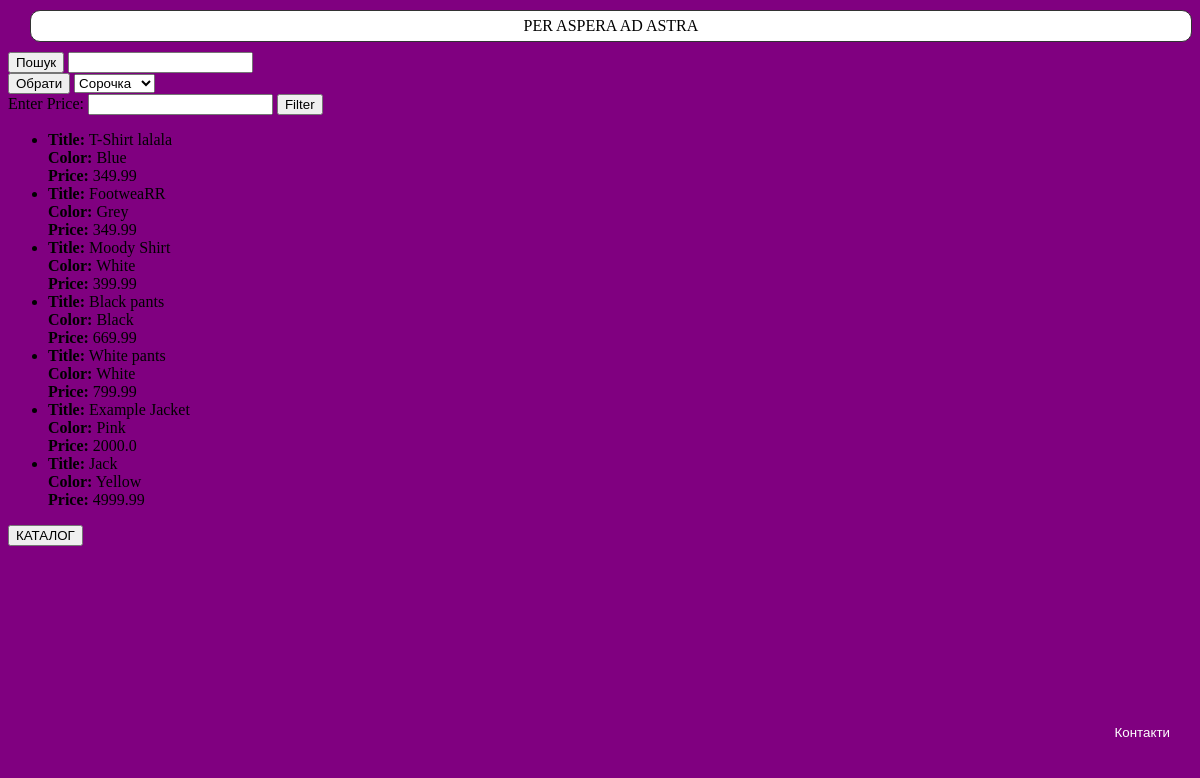
The page / on the database its author committed.
### tables this page shows
CREATE TABLE "products"
(
    product_id   INTEGER
        primary key autoincrement,
    seller_id    INTEGER
        constraint products
            references seller,
    title        TEXT,
    price        REAL,
    rating       INTEGER,
    rating_count INTEGER
, color TEXT);

### server.py (the view)
@app.route('/')
def index():
    cursor.execute('SELECT title, color, price FROM products ORDER BY price ASC')
    result = cursor.fetchall()
    return render_template('index.html', result=result)

### templates/index.html (shortened to what this page needs)
<!DOCTYPE html>
<html lang="en" xmlns="http://www.w3.org/1999/html">
<head>
</head>
<body>
    <datails>
        <summary>PER ASPERA AD ASTRA</summary>
    </datails>
    <body>
       <form action="search" method="POST">
        <button onclick="changefont()">Пошук</button>
        <input type="text" name="query">
        </form>
        <form action="catalog" method="POST">
        <button onclick="changefont()">Обрати</button>
        <select name="clothes" id="clothesSelect">
            <option value="Shirt">Сорочка</option>
        </select>
        </form>
         <form action="/filter_price" method="GET" id="filterForm">
            <label for="price">Enter Price:</label>
            <input type="text" id="price" name="name" value="{{ price }}" required>
            <button type="submit">Filter</button>
         </form>
        {% if result %}
        <ul>
            {% for res in result %}
                <li>
                    <strong>Title:</strong> {{ res[0] }} <br>
                    <strong>Color:</strong> {{ res[1] }} <br>
                    <strong>Price:</strong> {{ res[2] }}
                </li>
            {% endfor %}
        </ul>
        {% else %}
            <p>No results found for your query.</p>
        {% endif %}
<button onclick="changeBg()">КАТАЛОГ</button>
     <button class="кнопка-контакти" onclick="показатиКонтакти()">Контакти</button>
    </body>
    <html />

### templates/index.html (style rules this page uses)
html { background-color: #800080; }
summary { height: 30px; width: 98%; position: relative; left: 1%; border: 1px solid #333; margin: 10px; text-align: center; line-height: 30px; border-radius: 10px; background-color: white; }
.кнопка-контакти { position: fixed; bottom: 50px; right: 10px; padding: 10px 20px; background-color: #800080; color: #fff; border: none; border-radius: 5px; cursor: pointer; }

### rows shown on the page
products: title "T-Shirt lalala", color "Blue", price "349.99"
products: title "FootweaRR", color "Grey", price "349.99"
products: title "Moody Shirt", color "White", price "399.99"
products: title "Black pants", color "Black", price "669.99"
products: title "White pants", color "White", price "799.99"
products: title "Example Jacket", color "Pink", price "2000.0"
products: title "Jack", color "Yellow", price "4999.99"
